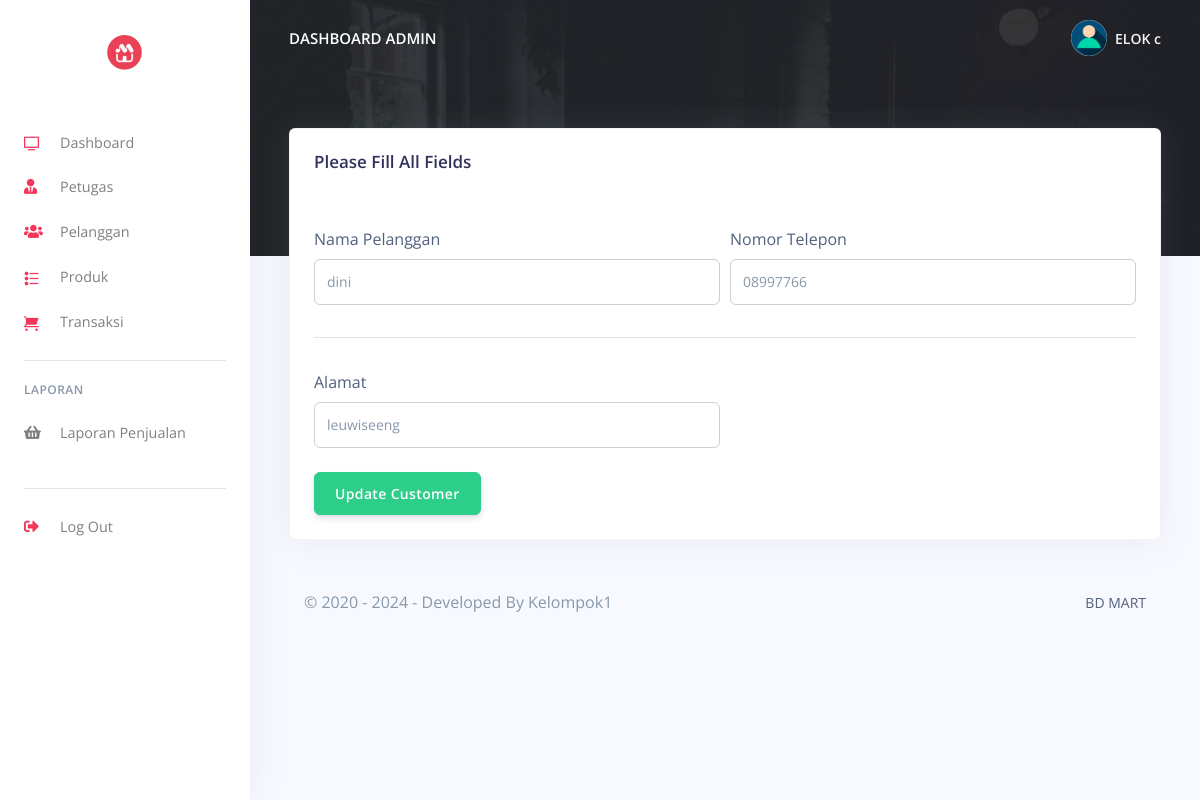
Screenshot of /pos/admin/update_customer.php?update=2 (signed in) with the database file from the repository.
### tables this page shows
CREATE TABLE `user` (
  `UserID` int(11) NOT NULL,
  `Username` varchar(255) NOT NULL,
  `Password` varchar(255) NOT NULL,
  `Email` varchar(255) NOT NULL,
  `NamaLengkap` varchar(255) NOT NULL,
  `Alamat` varchar(200) NOT NULL,
  `level` enum('admin','petugas') NOT NULL
);

CREATE TABLE `pelanggan` (
  `PelangganID` int(11) NOT NULL,
  `NamaPelanggan` varchar(255) NOT NULL,
  `Alamat` text NOT NULL,
  `NomorTelepon` varchar(15) NOT NULL,
  `DibuatPada` timestamp(6) NOT NULL DEFAULT current_timestamp(6) ON UPDATE current_timestamp(6)
);

### pos/admin/update_customer.php (the view, shortened to what this page needs)
<?php
include('config/checklogin.php');
require_once('partials/_head.php');
?>
<body>
  <?php
  require_once('partials/_sidebar.php');
  ?>
  <div class="main-content">
    <?php
    require_once('partials/_topnav.php');
    $update = $_GET['update'];
    $ret = "SELECT * FROM  pelanggan WHERE PelangganID = '$update' ";
    $stmt = $mysqli->prepare($ret);
    $stmt->execute();
    $res = $stmt->get_result();
    while ($cust = $res->fetch_object()) {
    ?>
      <div class="container-fluid mt--8">
        <div class="row">
          <div class="col">
            <div class="card shadow">
              <div class="card-header border-0">
                <h3>Please Fill All Fields</h3>
              </div>
              <div class="card-body">
                <form method="POST">
                  <div class="form-row">
                    <div class="col-md-6">
                      <label>Nama Pelanggan</label>
                      <input type="text" name="NamaPelanggan" value="<?php echo $cust->NamaPelanggan; ?>" class="form-control">
                    </div>
                    <div class="col-md-6">
                      <label>Nomor Telepon</label>
                      <input type="text" name="NomorTelepon" value="<?php echo $cust->NomorTelepon; ?>" class="form-control" value="">
                    </div>
                  </div>
                  <hr>
                  <div class="form-row">
                    <div class="col-md-6">
                      <label>Alamat</label>
                      <input type="text" name="Alamat" value="<?php echo $cust->Alamat; ?>" class="form-control" value="">
                    </div>
                  </div>
                  <br>
                  <div class="form-row">
                    <div class="col-md-6">
                      <input type="submit" name="updateCustomer" value="Update Customer" class="btn btn-success" value="">
                    </div>
                  </div>
                </form>
              </div>
            </div>
          </div>
        </div>
      <?php
      require_once('partials/_footer.php');
    }
      ?>
      </div>
  </div>
</body>
</html>

### pos/admin/partials/_sidebar.php (shortened to what this page needs)
<?php
$UserID = $_SESSION['UserID'];
$ret = "SELECT * FROM  user  WHERE UserID = '$UserID'";
$stmt = $mysqli->prepare($ret);
$stmt->execute();
$res = $stmt->get_result();
while ($admin = $res->fetch_object()) {
?>
  <nav class="navbar navbar-vertical fixed-left navbar-expand-md navbar-light bg-white" id="sidenav-main">
    <div class="container-fluid">
      <a class="navbar-brand" href="dashboard.php">
        <img src="assets/img/brand/logo.jpg" class="navbar-brand-img img-fluid" alt="...">
      </a>
      <div class="collapse navbar-collapse" id="sidenav-collapse-main">
        <ul class="navbar-nav">
          <li class="nav-item">
            <a class="nav-link" href="dashboard.php">
              <i class="ni ni-tv-2 text-danger"></i> Dashboard
            </a>
          </li>
          <li class="nav-item">
            <a class="nav-link" href="hrm.php">
              <i class="fas fa-user-tie text-danger"></i> Petugas
            </a>
          </li>
          <li class="nav-item">
            <a class="nav-link" href="customes.php">
              <i class="fas fa-users text-danger"></i> Pelanggan
            </a>
          </li>
          <li class="nav-item">
            <a class="nav-link" href="products.php">
              <i class="ni ni-bullet-list-67 text-danger"></i>Produk
            </a>
          </li>
          <li class="nav-item">
            <a class="nav-link" href="orders.php">
              <i class="ni ni-cart text-danger"></i> Transaksi
            </a>
          </li>
        </ul>
        <hr class="my-3">
        <h6 class="navbar-heading text-muted">Laporan</h6>
        <ul class="navbar-nav mb-md-3">
          <li class="nav-item">
            <a class="nav-link" href="report.php">
              <i class="fas fa-shopping-basket"></i> Laporan Penjualan
            </a>
          </li>
        </ul>
        <hr class="my-3">
        <ul class="navbar-nav mb-md-3">
          <li class="nav-item">
            <a class="nav-link" href="logout.php">
              <i class="fas fa-sign-out-alt text-danger"></i> Log Out
            </a>
          </li>
        </ul>
      </div>
    </div>
  </nav>
<?php } ?>

### pos/admin/partials/_topnav.php (shortened to what this page needs)
<?php
$UserID = $_SESSION['UserID'];
$ret = "SELECT * FROM  user  WHERE UserID = '$UserID'";
$stmt = $mysqli->prepare($ret);
$stmt->execute();
$res = $stmt->get_result();
while ($admin = $res->fetch_object()) {
?>
    <nav class="navbar navbar-top navbar-expand-md navbar-dark" id="navbar-main">
        <div class="container-fluid">
            <a class="h4 mb-0 text-white text-uppercase d-none d-lg-inline-block" href="dashboard.php">Dashboard Admin</a>
            <ul class="navbar-nav align-items-center d-none d-md-flex">
                <li class="nav-item dropdown">
                    <a class="nav-link pr-0" href="#" role="button" data-toggle="dropdown" aria-haspopup="true" aria-expanded="false">
                        <div class="media align-items-center">
                            <span class="avatar avatar-sm rounded-circle">
                                <img alt="Image placeholder" src="assets/img/theme/user-a-min.png">
                            </span>
                            <div class="media-body ml-2 d-none d-lg-block">
                                <span class="mb-0 text-sm  font-weight-bold"><?php echo $admin->Username; ?></span>
                            </div>
                        </div>
                    </a>
                </li>
            </ul>
        </div>
    </nav>
<?php } ?>

### pos/admin/partials/_footer.php
<footer class="py-5">
  <div class="container">
    <div class="row align-items-center justify-content-xl-between">
      <div class="col-xl-6">
        <div class="copyright text-center text-xl-left text-muted">
          &copy; 2020 - <?php echo date('Y'); ?> - Developed By Kelompok1
        </div>
      </div>
      <div class="col-xl-6">
        <ul class="nav nav-footer justify-content-center justify-content-xl-end">
          <li class="nav-item">
            <a href="" class="nav-link" target="_blank">BD MART</a>
          </li>
        </ul>
      </div>
    </div>
  </div>
</footer>

### rows the page displays
user: Username "ELOK c"
pelanggan: NamaPelanggan "dini", NomorTelepon "08997766", Alamat "leuwiseeng"
